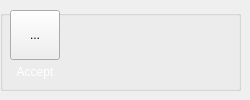
          <widget class="QWidget" name="page">
           <widget class="QGroupBox" name="gboxreport_2">
            <property name="geometry">
             <rect>
              <x>0</x>
              <y>10</y>
              <width>241</width>
              <height>81</height>
             </rect>
            </property>
            <property name="title">
             <string/>
            </property>
            <widget class="QLabel" name="label_20">
             <property name="geometry">
              <rect>
               <x>5</x>
               <y>50</y>
               <width>60</width>
               <height>25</height>
              </rect>
             </property>
             <property name="text">
              <string>&lt;html&gt;&lt;head/&gt;&lt;body&gt;&lt;p align=&quot;center&quot;&gt;&lt;span style=&quot; color:#ffffff;&quot;&gt;Accept&lt;/span&gt;&lt;/p&gt;&lt;/body&gt;&lt;/html&gt;</string>
             </property>
            </widget>
            <widget class="QToolButton" name="btnAcceptRegistration">
             <property name="geometry">
              <rect>
               <x>10</x>
               <y>0</y>
               <width>50</width>
               <height>50</height>
              </rect>
             </property>
             <property name="text">
              <string>...</string>
             </property>
             <property name="icon">
              <iconset>
               <normaloff>:/newPrefix/Icons/accept.svg</normaloff>:/newPrefix/Icons/accept.svg</iconset>
             </property>
             <property name="iconSize">
              <size>
               <width>32</width>
               <height>32</height>
              </size>
             </property>
            </widget>
           </widget>
          </widget>
